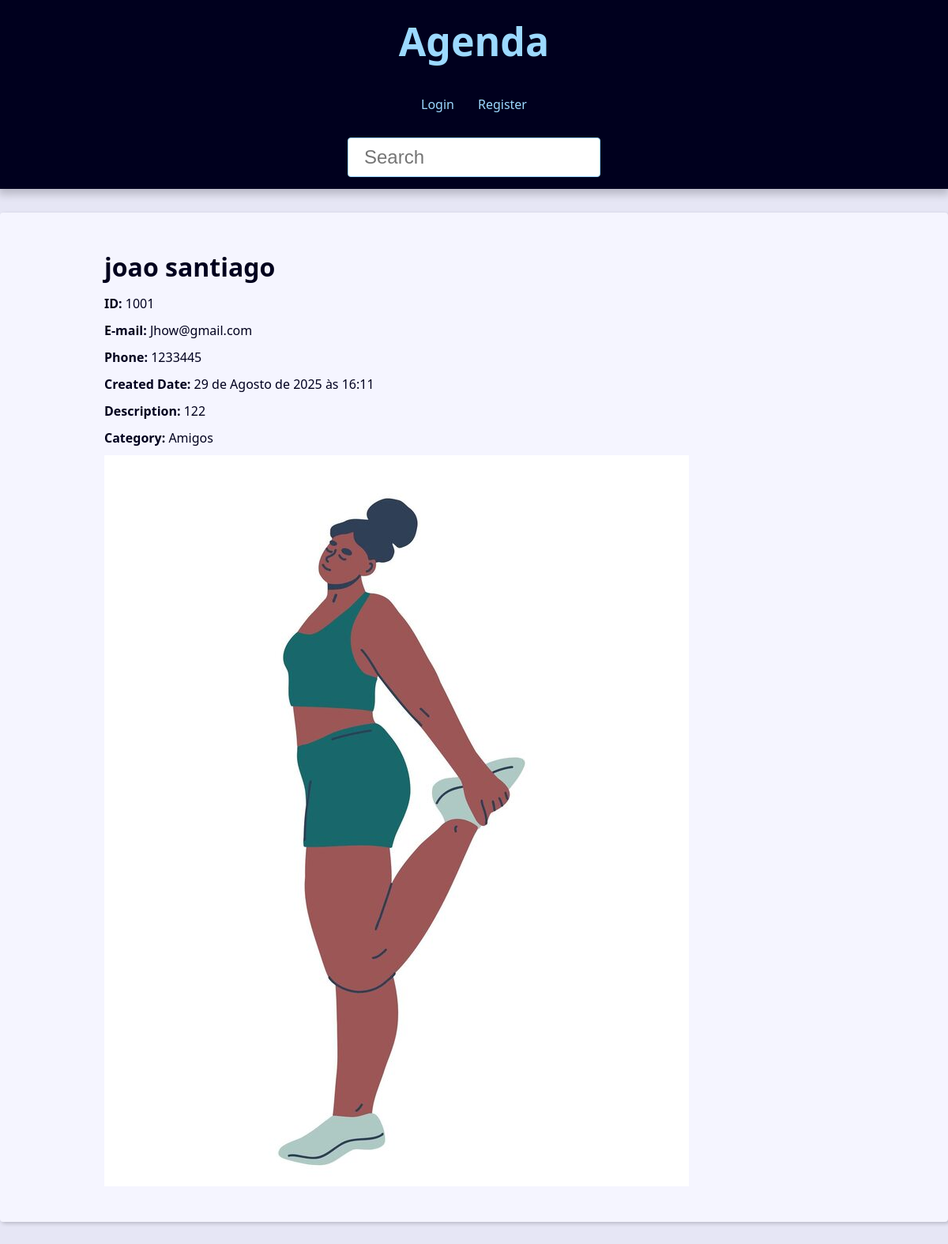
/contact/1001/, run on the app's committed database.
### contact/models.py (models this page shows, shortened)
class Contact(models.Model):
    first_name = models.CharField(max_length=50)
    last_name = models.CharField(max_length=50, blank=True)
    phone = models.CharField(max_length=50)
    email = models.EmailField(max_length=254, blank=True)
    created_date = models.DateTimeField(default=timezone.now)
    description = models.TextField(blank=True)
    show = models.BooleanField(default=True)
    picture = models.ImageField(blank=True, upload_to='pictures/%Y/%m/')
    category = models.ForeignKey(
        Category,
        on_delete=models.SET_NULL,
        blank=True, null=True
    )
    owner = models.ForeignKey(
        User,
        on_delete=models.SET_NULL,
        blank=True, null=True
    )

class Category(models.Model):
    class Meta:
        verbose_name = 'Category'
        verbose_name_plural = 'Categories'
    name = models.CharField(max_length=50)

### contact/views/contact_views.py (the view)
# urls.py: path('contact/<int:contact_id>/', views.contact, name='contact'),
def contact(request, contact_id):
    single_contact = get_object_or_404(
        Contact, pk=contact_id, show=True
    )
    site_title = f'{single_contact.first_name} {single_contact.last_name} - '
    context = {
        'contact': single_contact,
        'site_title': site_title
    }
    return render(
        request,
        'contact/contact.html',
        context
    )

### contact/templates/contact/contact.html (shortened to what this page needs)
{% extends 'global/base.html' %}
{% block content %}
  <div class="single-contact">
    <h1 class="single-contact-name">
      {{ contact.first_name }} {{ contact.last_name }}
    </h1>
    <p><b>ID:</b> {{ contact.id }}</p>
    <p><b>E-mail:</b> {{ contact.email }}</p>
    <p><b>Phone:</b> {{ contact.phone }}</p>
    <p><b>Created Date:</b> {{ contact.created_date }}</p>
    <p><b>Description:</b> {{ contact.description }}</p>
    <p><b>Category:</b> {{ contact.category.name }}</p>
    {% if contact.picture %}
      <p>
        <img src="{{ contact.picture.url }}" alt="{{ contact.first_name }} {{ contact.last_name }}">
      </p>
    {% endif %}
  </div>
{% endblock content %}

### base_static/global/css/style.css (style rules this page uses)
:root { --spacing: 1.5rem; --link-dark-color: rgb(0, 83, 134); --link-light-color: rgb(156, 217, 255); --clr-white: rgb(245, 245, 255); --clr-black: rgb(0, 0, 30); --clr-light-gray: rgb(230, 230, 245); --clr-dark-shadow-5: rgba(0, 0, 10, 5%); --clr-dark-shadow-10: rgba(0, 0, 10, 10%); --clr-dark-shadow-20: rgba(0, 0, 10, 20%); --clr-light-shadow-5: rgba(200, 200, 255, 5%); --clr-light-shadow-10: rgba(200, 200, 255, 10%); --clr-light-shadow-20: rgba(200, 200, 255, 20%); --main-page-width: 120rem; --table-min-width: 60rem; --biggest-font-size: 5rem; --bigger-font-size: 4rem; --big-font-size: 3.2rem; --medium-font-size: 2.4rem; --small-font-size: 1.6rem; --smaller-font-size: 1.4rem; --smallest-font-size: 1.2rem; --transition-fast: 300ms; --transition-medium: 600ms; --transition-slow: 1s; --default-border-radius: 4px; }
*, *::before, *::after { margin: 0; padding: 0; box-sizing: border-box; }
html { font-size: 62.5%; }
body { font-family: system-ui, -apple-system, BlinkMacSystemFont, 'Segoe UI', Roboto, Oxygen, Ubuntu, Cantarell, 'Open Sans', 'Helvetica Neue', sans-serif; line-height: 1.5; font-size: var(--small-font-size); color: var(--clr-black); -webkit-font-smoothing: antialiased; background: var(--clr-light-gray); }
img, svg { display: block; max-width: 100%; }
@media (min-width: 600px) { .single-contact { max-width: 80%; margin: calc(var(--spacing) * 2) auto; } }
.single-contact h1 { margin: 1rem 0; }
.single-contact p { margin: 1rem 0; }

### data on the page
Contact: first_name "joao", last_name "santiago", id "1001", email "Jhow@gmail.com", phone "1233445", created_date "29 de Agosto de 2025 às 16:11", description "122", category.name "Amigos", picture (picture)
